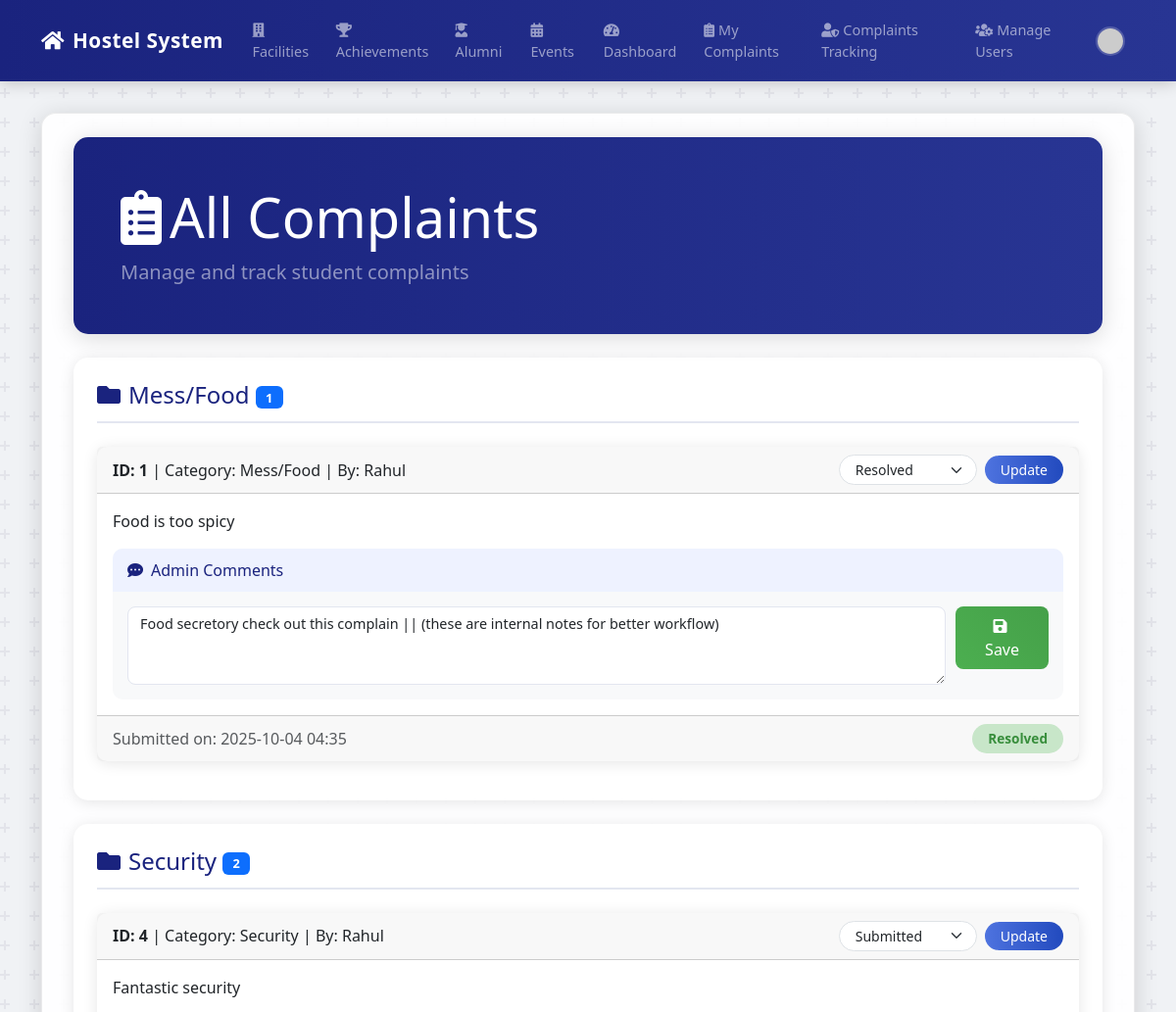
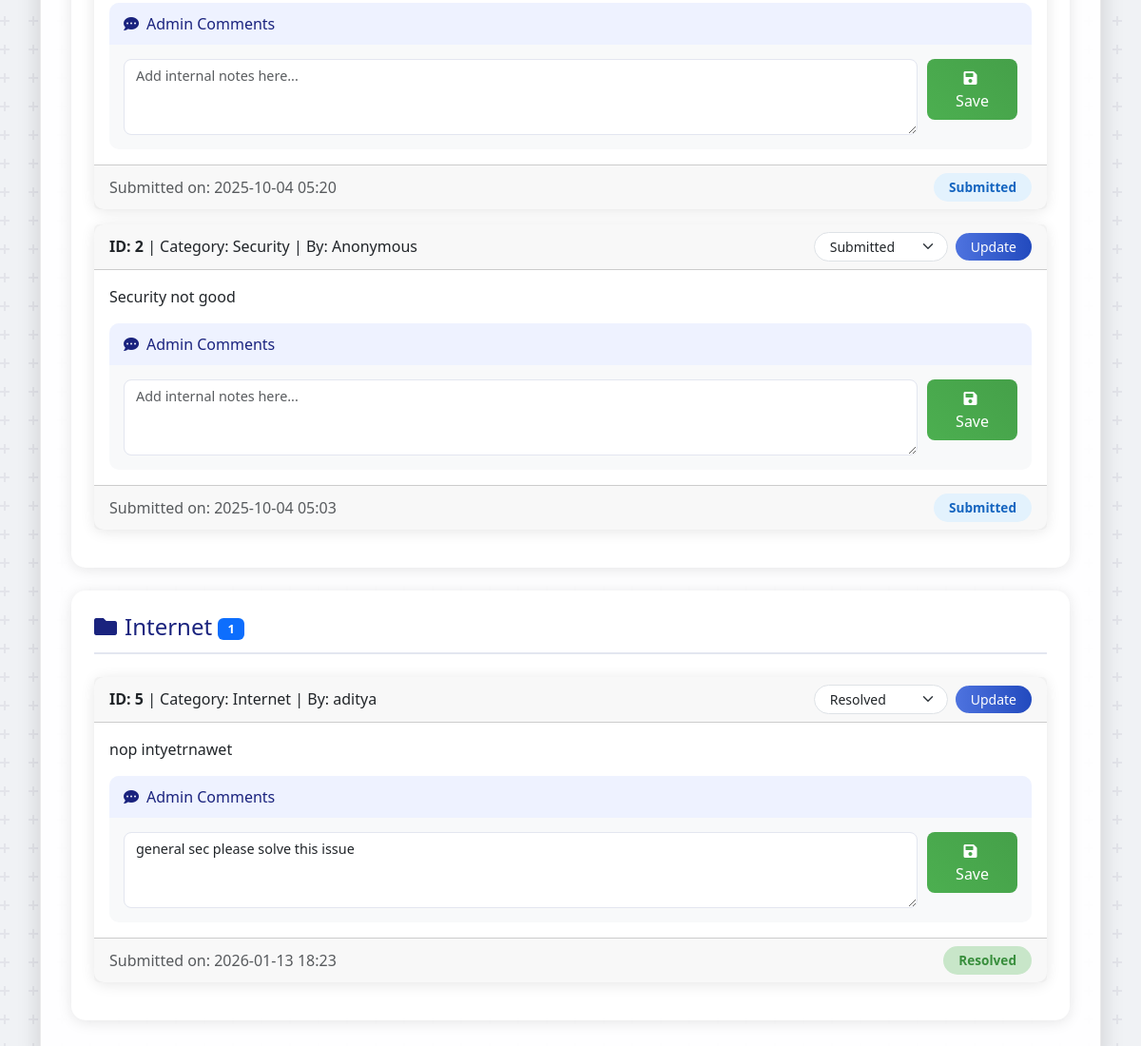
The page /admin/complaints (signed in) on the database its author committed (2 pictures, top to bottom).
### app.py (models this page shows)
class Complaint(db.Model):
    id = db.Column(db.Integer, primary_key=True)
    category = db.Column(db.String(100), nullable=False)
    details = db.Column(db.Text, nullable=False)
    status = db.Column(db.String(50), nullable=False, default='Submitted')
    submission_date = db.Column(db.DateTime, nullable=False, default=datetime.utcnow)
    user_id = db.Column(db.Integer, db.ForeignKey('user.id'), nullable=True)
    complainant = db.relationship('User', backref='complaints') # Corrected relationship
    anonymous = db.Column(db.String(3), nullable=False, default='no')  # Add this line
    comments = db.Column(db.Text, nullable=True)  # Add this line

class User(UserMixin, db.Model):
    id = db.Column(db.Integer, primary_key=True)
    username = db.Column(db.String(80), unique=True, nullable=False)
    email = db.Column(db.String(120), unique=True, nullable=False)
    password_hash = db.Column(db.String(128), nullable=False)
    role = db.Column(db.String(50), nullable=False, default='Student')
    name = db.Column(db.Text)
    roll_number = db.Column(db.Text)
    room_number = db.Column(db.Text)
    studying_year = db.Column(db.Text)  # Changed from Numeric to Text
    Branch = db.Column(db.Text)
    profile_pic_url = db.Column(db.Text)

### app.py (the view)
@app.route('/admin/complaints')
@login_required
@admin_required
def admin_complaints():
    all_complaints = Complaint.query.order_by(Complaint.submission_date.desc()).all()
    return render_template('admin_complaints.html', title='Admin - All Complaints', complaints=all_complaints)

### app.py (called while the page is built)
def admin_required(f):
    @wraps(f)
    def decorated_function(*args, **kwargs):
        if not current_user.is_authenticated or current_user.role != 'HMC Admin':
            flash('You do not have permission to access this page.', 'danger')
            return redirect(url_for('home'))
        return f(*args, **kwargs)
    return decorated_function

@login_manager.user_loader
def load_user(user_id):
    return User.query.get(int(user_id))

### templates/admin_complaints.html (shortened to what this page needs)
{% extends "base.html" %}
{% block content %}
<div class="container-md py-4">
    <div class="dashboard-header mb-4">
        <div class="row align-items-center">
            <div class="col-lg-8">
                <h1 class="display-4 text-white mb-2"><i class="fas fa-clipboard-list me-2"></i>All Complaints</h1>
                <p class="lead text-white-50 mb-0">Manage and track student complaints</p>
            </div>
        </div>
    </div>
    {% set categories = ['Maintenance', 'Mess/Food', 'Security', 'Internet', 'Other'] %}
    {% for category in categories %}
        {% set category_complaints = complaints|selectattr('category', 'equalto', category)|list %}
        {% if category_complaints %}
            <div class="category-section mb-4">
                <h3 class="category-header">
                    <i class="fas fa-folder me-2"></i>{{ category }}
                    <span class="badge bg-primary">{{ category_complaints|length }}</span>
                </h3>
                {% for complaint in category_complaints %}
                    <div class="card mb-3">
                        <div class="card-header d-flex justify-content-between align-items-center">
                            <span>
                                <strong>ID: {{ complaint.id }}</strong> |
                                Category: {{ complaint.category }} |
                                By: {{ complaint.complainant.username if complaint.complainant else 'Anonymous' }}
                            </span>
                            <form method="POST" action="{{ url_for('update_complaint_status', id=complaint.id) }}" class="d-flex align-items-center gap-2">
                                <select name="status" class="form-select form-select-sm status-select" data-complaint-id="{{ complaint.id }}" style="width: auto;">
                                    <option value="Submitted" {% if complaint.status == 'Submitted' %}selected{% endif %}>Submitted</option>
                                    <option value="Resolved" {% if complaint.status == 'Resolved' %}selected{% endif %}>Resolved</option>
                                </select>
                                <button type="submit" class="btn btn-sm btn-primary update-btn">Update</button>
                            </form>
                        </div>
                        <div class="card-body">
                            <p class="card-text">{{ complaint.details }}</p>
                            {% if current_user.role == 'HMC Admin' %}
                                <div class="admin-comments mt-3">
                                    <form method="POST" action="{{ url_for('update_complaint_comment', id=complaint.id) }}">
                                        <div class="comment-group">
                                            <div class="comment-header">
                                                <i class="fas fa-comment-dots me-2"></i>Admin Comments
                                            </div>
                                            <div class="comment-input-group">
                                                <textarea name="comment" class="form-control" placeholder="Add internal notes here...">{{ complaint.comments or '' }}</textarea>
                                                <button type="submit" class="btn btn-save">
                                                    <i class="fas fa-save me-1"></i>Save
                                                </button>
                                            </div>
                                        </div>
                                    </form>
                                </div>
                            {% endif %}
                        </div>
                        <div class="card-footer text-muted d-flex justify-content-between align-items-center">
                            <span>Submitted on: {{ complaint.submission_date.strftime('%Y-%m-%d %H:%M') }}</span>
                            <span class="status-badge status-{{ complaint.status.lower().replace(' ', '-') }}">{{ complaint.status }}</span>
                        </div>
                    </div>
                {% endfor %}
            </div>
        {% endif %}
    {% endfor %}
</div>
{% endblock %}

### templates/base.html (style rules this page uses)
body { background-color: #f0f2f5; }
.container-md { background-color: rgba(255, 255, 255, 0.92); border-radius: 15px; box-shadow: 0 4px 25px rgba(0, 0, 0, 0.15); padding: 2rem; margin-top: 2rem; margin-bottom: 2rem; border: 1px solid rgba(0,0,0,0.08); }
.dashboard-header, .hero-section { border-radius: 10px; position: relative; overflow: hidden; }
.btn-primary { border: none; transition: all 0.3s ease; }

### templates/admin_complaints.html (style rules this page uses)
.dashboard-header { padding: 3rem; border-radius: 15px; position: relative; overflow: hidden; box-shadow: 0 4px 25px rgba(0, 0, 0, 0.15); }
.status-badge { padding: 0.3rem 1rem; border-radius: 15px; font-size: 0.85rem; font-weight: bold; }
.status-submitted { background: #e3f2fd; color: #1565c0; }
.status-resolved { background: #c8e6c9; color: #388e3c; }
.card { border: none; box-shadow: 0 2px 15px rgba(0,0,0,0.1); border-radius: 10px; }
.status-select { border-radius: 20px; padding: 0.25rem 2rem 0.25rem 1rem; background-position: right 0.75rem center; }
.update-btn { border-radius: 20px; padding: 0.25rem 1rem; }
.admin-comments { background-color: #f8f9fa; border-radius: 10px; padding: 0; margin-top: 15px; }
.comment-header { background-color: #eef2ff; color: #1a237e; padding: 10px 15px; border-radius: 10px 10px 0 0; font-weight: 500; }
.comment-input-group { display: flex; gap: 10px; padding: 15px; }
.comment-input-group textarea { border: 1px solid #e3e6f0; border-radius: 8px; min-height: 80px; resize: vertical; font-size: 0.9rem; }
.btn-save { background: linear-gradient(45deg, #4CAF50, #45a049); color: white; border: none; border-radius: 8px; padding: 0.5rem 1.5rem; align-self: flex-start; transition: all 0.3s ease; }
.badge { font-size: 0.8rem; padding: 0.4em 0.8em; vertical-align: middle; }
.category-section { background: white; border-radius: 15px; padding: 1.5rem; box-shadow: 0 2px 15px rgba(0,0,0,0.1); }
.category-header { color: #1a237e; font-size: 1.5rem; margin-bottom: 1.5rem; padding-bottom: 0.75rem; border-bottom: 2px solid #e3e6f0; }

### rows shown on the page
Complaint: id "1", category "Mess/Food", complainant "Rahul", status "Resolved", details "Food is too spicy", comment "Food secretory check out this complain || (these are internal notes for better workflow)", submission_date "2025-10-04 04:35"
Complaint: id "4", category "Security", complainant "Rahul", status "Submitted", details "Fantastic security", submission_date "2025-10-04 05:20"
Complaint: id "2", category "Security", complainant "Anonymous", status "Submitted", details "Security not good", submission_date "2025-10-04 05:03"
Complaint: id "5", category "Internet", complainant "aditya", status "Resolved", details "nop intyetrnawet", comment "general sec please solve this issue", submission_date "2026-01-13 18:23"

### other values the page prints
{{ category }} "Mess/Food" "Security" "Internet"
{{ category_complaints|length }} "1" "2" "1"
